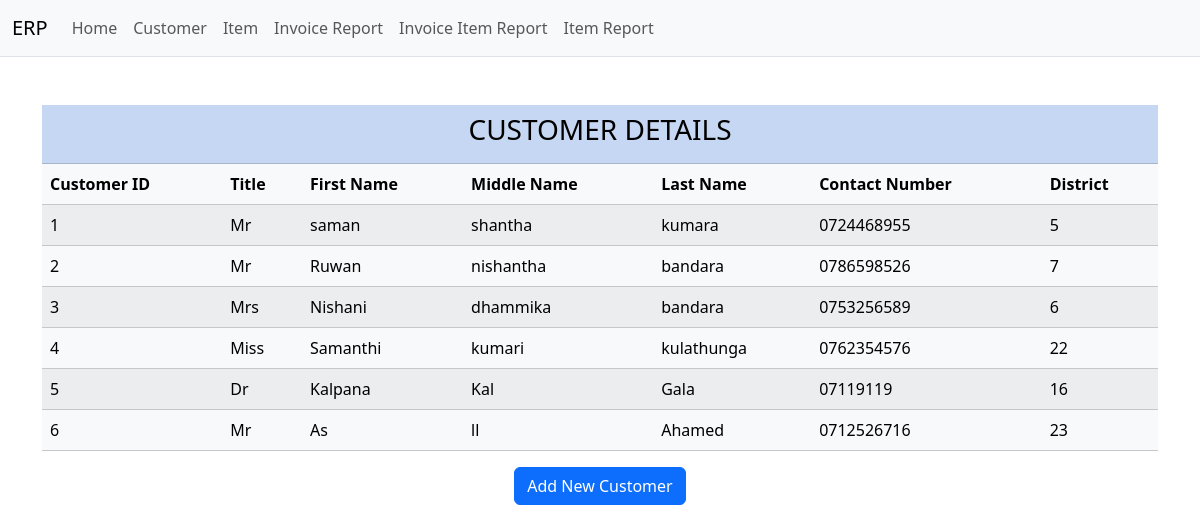
Page /customer_form.php on the committed database.
### tables this page shows
CREATE TABLE `customer` (
  `id` int(11) NOT NULL,
  `title` varchar(20) NOT NULL,
  `first_name` varchar(50) NOT NULL,
  `middle_name` varchar(50) NOT NULL,
  `last_name` varchar(50) NOT NULL,
  `contact_no` varchar(10) NOT NULL,
  `district` int(10) NOT NULL
);

### customer_form.php (the view, shortened to what this page needs)
<!DOCTYPE html>
<html lang="en">
<head>
    <link rel="stylesheet" href="styles.css">
    <link href="https://cdn.jsdelivr.net/npm/bootstrap@5.3.3/dist/css/bootstrap.min.css" rel="stylesheet">
</head>
<body>
    <div>
        <?php include('navbar.php'); ?>
    </div>
    <div class="container mt-5">
        <table class="table table-striped">
            <tr class="table-primary">
                <th colspan="7" class="text-center"><h3>CUSTOMER DETAILS</h3></th>
            </tr>
            <tr class="table-light">
                <th>Customer ID</th>
                <th>Title</th>
                <th>First Name</th>
                <th>Middle Name</th>
                <th>Last Name</th>
                <th>Contact Number</th>
                <th>District</th>
            </tr>
            <?php
            include('./backend/conn.php');
            $sql = "SELECT * FROM customer";
            $res = mysqli_query($conn, $sql);
            while ($row = mysqli_fetch_assoc($res)) {
                echo "<tr class='table-light'>
                        <td class='table-light'>" . $row['id'] . "</td>
                        <td class='table-light'>" . $row['title'] . "</td>
                        <td class='table-light'>" . $row['first_name'] . "</td>
                        <td class='table-light'>" . $row['middle_name'] . "</td>
                        <td class='table-light'>" . $row['last_name'] . "</td>
                        <td class='table-light'>" . $row['contact_no'] . "</td>
                        <td class='table-light'>" . $row['district'] . "</td>
                    </tr>";
            }
            ?>
        </table>
    </div>
    <div class="text-center">
        <button type="button" class="btn btn-primary" id="addCustomerBtn">Add New Customer</button>
    </div>
</body>
</html>

### navbar.php (shortened to what this page needs)
<nav class="navbar navbar-expand-lg bg-body-tertiary navbar bg-dark border-bottom border-body">
    <div class="container-fluid">
        <a class="navbar-brand" href="#">ERP</a>
        <div class="collapse navbar-collapse" id="navbarText">
            <ul class="navbar-nav me-auto mb-2 mb-lg-0">
                <li class="nav-item">
                    <a class="nav-link " aria-current="page" href="index.php">Home</a>
                </li>
                <li class="nav-item">
                    <a class="nav-link " href="customer_form.php">Customer</a>
                </li>
                <li class="nav-item">
                    <a class="nav-link" href="item_form.php">Item</a>
                </li>
                <li class="nav-item">
                    <a class="nav-link" href="invoice_report.php">Invoice Report</a>
                </li>
                <li class="nav-item">
                    <a class="nav-link" href="invoice_item_report.php">Invoice Item Report</a>
                </li>
                <li class="nav-item">
                    <a class="nav-link" href="item_report.php">Item Report</a>
                </li>
            </ul>
        </div>
    </div>
</nav>

### styles.css (style rules this page uses)
table { width: 100%; border-collapse: collapse; }
th, td { border: 1px solid #ddd; padding: 8px; text-align: left; }
th { background-color: #f2f2f2; color: #333; }
tr:nth-child(even) { background-color: #f2f2f2; }

### rows in the picture
customer: id "1", title "Mr", first_name "saman", middle_name "shantha", last_name "kumara", contact_no "0724468955", district "5"
customer: id "2", title "Mr", first_name "Ruwan", middle_name "nishantha", last_name "bandara", contact_no "0786598526", district "7"
customer: id "3", title "Mrs", first_name "Nishani", middle_name "dhammika", last_name "bandara", contact_no "0753256589", district "6"
customer: id "4", title "Miss", first_name "Samanthi", middle_name "kumari", last_name "kulathunga", contact_no "0762354576", district "22"
customer: id "5", title "Dr", first_name "Kalpana", middle_name "Kal", last_name "Gala", contact_no "07119119", district "16"
customer: id "6", title "Mr", first_name "As", middle_name "ll", last_name "Ahamed", contact_no "0712526716", district "23"
